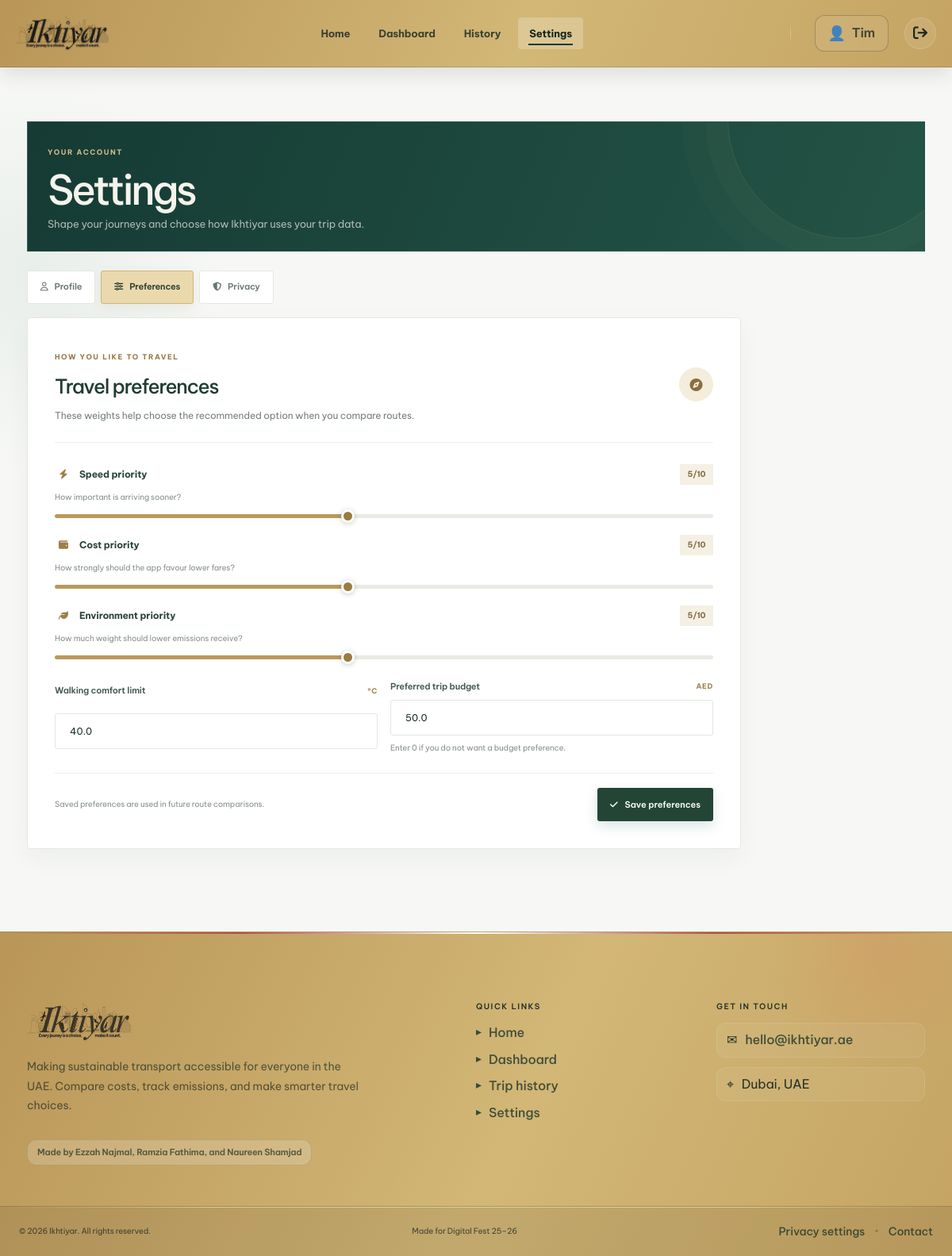
The app's page /settings?tab=preferences (signed in) with its own data.
### tables this page shows
CREATE TABLE users (
                    id INTEGER PRIMARY KEY AUTOINCREMENT,
                    username TEXT UNIQUE NOT NULL,
                    email TEXT UNIQUE NOT NULL,
                    password TEXT NOT NULL,
                    created_at TIMESTAMP DEFAULT CURRENT_TIMESTAMP,
                    last_login TIMESTAMP
                );

CREATE TABLE user_preferences (
                    user_id INTEGER PRIMARY KEY,
                    priority_speed INTEGER DEFAULT 5,
                    priority_cost INTEGER DEFAULT 5,
                    priority_environment INTEGER DEFAULT 5,
                    max_walking_temp REAL DEFAULT 40.0,
                    budget_per_trip REAL DEFAULT 50.0,
                    FOREIGN KEY (user_id) REFERENCES users(id) ON DELETE CASCADE
                );

### app.py (the view, shortened to what this page needs)
@app.route('/settings', methods=['GET', 'POST'])
def settings():
    if 'user_id' not in session:
        return redirect(url_for('login'))
    user_id = session['user_id']
    user = db.get_user_by_id(user_id) or {}
    prefs = db.get_preferences(user_id) or {
        'priority_speed': 5, 'priority_cost': 5, 'priority_environment': 5,
        'max_walking_temp': 40, 'budget_per_trip': 50
    }
    privacy = db.get_privacy_settings(user_id)
    active_tab = request.args.get('tab', 'profile')
    if active_tab not in ('profile', 'preferences', 'privacy'):
        active_tab = 'profile'
    return render_template(
        'settings.html', user=user, prefs=prefs, privacy=privacy,
        username=session['username'], email=user.get('email', ''), active_tab=active_tab
    )

### database/db_manager.py (called while the page is built)
    def get_connection(self):
        if USING_POSTGRES:
            conn = psycopg2.connect(self.db_path)
            cursor = conn.cursor(cursor_factory=psycopg2_extras.RealDictCursor)
            return conn, cursor
        else:
            conn = sqlite3.connect(self.db_path)
            conn.row_factory = sqlite3.Row
            return conn, conn.cursor()

    def get_user_by_id(self, user_id):
        conn, cursor = self.get_connection()
        if USING_POSTGRES:
            cursor.execute('SELECT * FROM users WHERE id = %s', (user_id,))
        else:
            cursor.execute('SELECT * FROM users WHERE id = ?', (user_id,))
        user = cursor.fetchone()
        cursor.close()
        conn.close()
        return dict(user) if user else None

    def get_preferences(self, user_id):
        conn, cursor = self.get_connection()
        if USING_POSTGRES:
            cursor.execute('SELECT * FROM user_preferences WHERE user_id = %s', (user_id,))
        else:
            cursor.execute('SELECT * FROM user_preferences WHERE user_id = ?', (user_id,))
        prefs = cursor.fetchone()
        cursor.close()
        conn.close()
        return dict(prefs) if prefs else None

    def get_privacy_settings(self, user_id):
        conn, cursor = self.get_connection()
        try:
            if USING_POSTGRES:
                cursor.execute('SELECT * FROM user_privacy_settings WHERE user_id = %s', (user_id,))
            else:
                cursor.execute('SELECT * FROM user_privacy_settings WHERE user_id = ?', (user_id,))
            row = cursor.fetchone()
            if not row:
                return {'save_trip_history': True, 'personalized_recommendations': True}
            settings = dict(row)
            settings['save_trip_history'] = bool(settings.get('save_trip_history', True))
            settings['personalized_recommendations'] = bool(settings.get('personalized_recommendations', True))
            return settings
        finally:
            cursor.close()
            conn.close()

### templates/settings.html (shortened to what this page needs)
<!DOCTYPE html>
<html lang="en">
<head>
    <link rel="stylesheet" href="{{ url_for('static', filename='css/style.css') }}">
    <link rel="stylesheet" href="{{ url_for('static', filename='css/theme-refresh.css') }}">
    <link rel="stylesheet" href="{{ url_for('static', filename='css/page-polish.css') }}">
    <link rel="stylesheet" href="https://cdnjs.cloudflare.com/ajax/libs/font-awesome/6.5.0/css/all.min.css">
</head>
<body class="settings-page">
<div class="page-wrapper">
    <nav class="navbar" aria-label="Main navigation">
        <div class="container">
            <a href="/home" class="logo" aria-label="Ikhtiyar home">
                <img src="{{ url_for('static', filename='images/ikhtiyar-black.png') }}" alt="Ikhtiyar" onerror="this.style.display='none';this.parentElement.classList.add('logo-missing')">
            </a>
            <div class="nav-links">
                <a href="/home">Home</a>
                <a href="/dashboard">Dashboard</a>
                <a href="/history">History</a>
                <a href="/settings" class="active" aria-current="page">Settings</a>
            </div>
            <div class="nav-user-section">
                <span class="nav-username">{{ username }}</span>
                <a href="/logout" class="logout-link" aria-label="Sign out"><i class="fas fa-arrow-right-from-bracket" aria-hidden="true"></i></a>
            </div>
        </div>
    </nav>
    <main class="main-content">
        <div class="container">
            <header class="page-intro reveal-on-scroll">
                <div><span class="page-kicker">YOUR ACCOUNT</span><h1>Settings</h1><p>Shape your journeys and choose how Ikhtiyar uses your trip data.</p></div>
            </header>
            <div class="settings-layout">
                <nav class="settings-tabs" aria-label="Settings sections">
                    <a class="tab {% if active_tab == 'profile' %}active{% endif %}" href="{{ url_for('settings', tab='profile') }}" role="tab" id="tab-profile" aria-controls="panel-profile" aria-selected="{{ 'true' if active_tab == 'profile' else 'false' }}" {% if active_tab == 'profile' %}aria-current="page"{% endif %} data-settings-tab="profile"><i class="fa-regular fa-user" aria-hidden="true"></i> Profile</a>
                    <a class="tab {% if active_tab == 'preferences' %}active{% endif %}" href="{{ url_for('settings', tab='preferences') }}" role="tab" id="tab-preferences" aria-controls="panel-preferences" aria-selected="{{ 'true' if active_tab == 'preferences' else 'false' }}" {% if active_tab == 'preferences' %}aria-current="page"{% endif %} data-settings-tab="preferences"><i class="fa-solid fa-sliders" aria-hidden="true"></i> Preferences</a>
                    <a class="tab {% if active_tab == 'privacy' %}active{% endif %}" href="{{ url_for('settings', tab='privacy') }}" role="tab" id="tab-privacy" aria-controls="panel-privacy" aria-selected="{{ 'true' if active_tab == 'privacy' else 'false' }}" {% if active_tab == 'privacy' %}aria-current="page"{% endif %} data-settings-tab="privacy"><i class="fa-solid fa-shield-halved" aria-hidden="true"></i> Privacy</a>
                </nav>
                <section class="settings-panel {% if active_tab == 'preferences' %}active{% endif %}" id="panel-preferences" role="tabpanel" aria-labelledby="tab-preferences" data-settings-panel="preferences" {% if active_tab != 'preferences' %}hidden{% endif %}>
                    <div class="settings-card">
                        <div class="settings-card-heading"><div><span class="page-kicker">HOW YOU LIKE TO TRAVEL</span><h2>Travel preferences</h2><p>These weights help choose the recommended option when you compare routes.</p></div><span class="settings-card-icon"><i class="fa-solid fa-compass" aria-hidden="true"></i></span></div>
                        <form method="post" action="{{ url_for('settings', tab='preferences') }}" class="settings-form">
                            <div class="preference-sliders">
                                <label class="preference-control" for="priority-speed"><span class="preference-label"><span><i class="fa-solid fa-bolt" aria-hidden="true"></i> Speed priority</span><output data-range-output="priority-speed">{{ prefs.priority_speed|default(5) }}/10</output></span><small>How important is arriving sooner?</small><input id="priority-speed" type="range" name="priority_speed" min="1" max="10" value="{{ prefs.priority_speed|default(5) }}" data-range-input></label>
                                <label class="preference-control" for="priority-cost"><span class="preference-label"><span><i class="fa-solid fa-wallet" aria-hidden="true"></i> Cost priority</span><output data-range-output="priority-cost">{{ prefs.priority_cost|default(5) }}/10</output></span><small>How strongly should the app favour lower fares?</small><input id="priority-cost" type="range" name="priority_cost" min="1" max="10" value="{{ prefs.priority_cost|default(5) }}" data-range-input></label>
                                <label class="preference-control" for="priority-environment"><span class="preference-label"><span><i class="fa-solid fa-leaf" aria-hidden="true"></i> Environment priority</span><output data-range-output="priority-environment">{{ prefs.priority_environment|default(5) }}/10</output></span><small>How much weight should lower emissions receive?</small><input id="priority-environment" type="range" name="priority_environment" min="1" max="10" value="{{ prefs.priority_environment|default(5) }}" data-range-input></label>
                            </div>
                            <div class="preference-number-grid">
                                <label for="max-walking-temp">Walking comfort limit <span>°C</span><input id="max-walking-temp" class="form-control" type="number" name="max_walking_temp" min="20" max="55" step="1" value="{{ prefs.max_walking_temp|default(40) }}" required></label>
                                <label for="budget-per-trip">Preferred trip budget <span>AED</span><input id="budget-per-trip" class="form-control" type="number" name="budget_per_trip" min="0" max="10000" step="5" value="{{ prefs.budget_per_trip|default(50) }}" required><small>Enter 0 if you do not want a budget preference.</small></label>
                            </div>
                            <div class="settings-form-actions"><p>Saved preferences are used in future route comparisons.</p><button type="submit" class="btn btn-primary"><i class="fa-solid fa-check" aria-hidden="true"></i> Save preferences</button></div>
                        </form>
                    </div>
                </section>
            </div>
        </div>
    </main>
    {% include 'components/footer.html' %}
</div>
</body>
</html>

### records on screen
users: username "Tim"
user_preferences: priority_speed "5", priority_cost "5", priority_environment "5", max_walking_temp "40.0", budget_per_trip "50.0"
